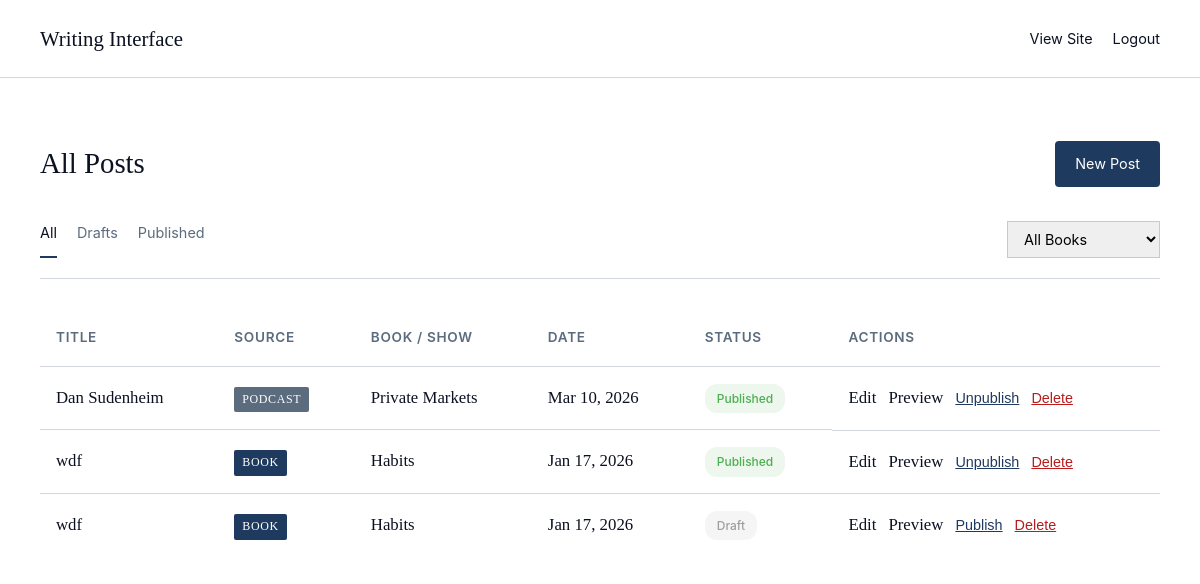
The page /write/ (signed in) on the database its author committed.
### blog/models.py (models this page shows, shortened)
class Post(models.Model):
    title = models.CharField(max_length=300)
    slug = models.SlugField(unique=True, blank=True, max_length=300)
    author = models.ForeignKey(
        Author, on_delete=models.CASCADE, related_name='posts', null=True, blank=True
    )
    book = models.ForeignKey(Book, on_delete=models.CASCADE, related_name='posts')
    series_order = models.IntegerField(
        null=True,
        blank=True,
        help_text="Chapter or episode number within the book/podcast series.",
    )
    publish_date = models.DateField()
    points = models.JSONField(default=list)  # List of dicts: [{"title": "...", "text": "..."}]
    commentary = models.TextField()
    guests = models.ManyToManyField(Guest, related_name='posts', blank=True)
    tags = models.ManyToManyField(Tag, related_name='posts', blank=True)
    is_published = models.BooleanField(default=False)
    is_draft = models.BooleanField(default=True)
    created_at = models.DateTimeField(auto_now_add=True)
    updated_at = models.DateTimeField(auto_now=True)
    class Meta:
        ordering = ['-publish_date']

class Book(models.Model):
    SOURCE_TYPES = [
        ('book', 'Book'),
        ('podcast', 'Podcast'),
        ('essay', 'Essay'),
        ('other', 'Other')
    ]
    STATUS_CHOICES = [
        ('in_progress', 'In Progress'),
        ('up_next', 'Up Next'),
        ('complete', 'Complete'),
    ]
    title = models.CharField(max_length=300)
    slug = models.SlugField(unique=True, blank=True, max_length=300)
    author = models.ForeignKey(
        Author, on_delete=models.CASCADE, related_name='books', null=True, blank=True
    )
    description = models.TextField(blank=True)  # Italic description for series page
    source_type = models.CharField(max_length=50, choices=SOURCE_TYPES, default='book')
    is_series = models.BooleanField(default=False)  # Can have multiple posts
    status = models.CharField(max_length=20, choices=STATUS_CHOICES, default='in_progress')
    created_at = models.DateTimeField(auto_now_add=True)
    class Meta:
        ordering = ['title']

### blog/views.py (the view)
# urls.py: path('write/', views.write_dashboard, name='write_dashboard'),
@superuser_required
def write_dashboard(request):
    posts = Post.objects.all().order_by('-updated_at')
    filter_type = request.GET.get('filter', 'all')
    book_filter = request.GET.get('book')
    if filter_type == 'drafts':
        posts = posts.filter(is_draft=True)
    elif filter_type == 'published':
        posts = posts.filter(is_published=True)
    if book_filter:
        posts = posts.filter(book__slug=book_filter)
    books = Book.objects.all().order_by('title')
    context = {
        'posts': posts,
        'books': books,
        'filter_type': filter_type,
        'book_filter': book_filter,
    }
    return render(request, 'blog/write/dashboard.html', context)

### blog/views.py (called while the page is built)
def superuser_required(view_func):
    @wraps(view_func)
    def _wrapped_view(request, *args, **kwargs):
        if not request.user.is_authenticated:
            return redirect('write_login')
        if not request.user.is_superuser:
            return HttpResponseForbidden("Access denied. Only superusers can access this page.")
        return view_func(request, *args, **kwargs)
    return _wrapped_view

### blog/templates/blog/write/dashboard.html (shortened to what this page needs)
{% extends 'blog/write/base_write.html' %}
{% block content %}
<div class="write-dashboard">
    <div class="dashboard-header">
        <h2>All Posts</h2>
        <a href="{% url 'post_editor_new' %}" class="btn btn-primary">New Post</a>
    </div>
    <div class="dashboard-filters">
        <div class="filter-tabs">
            <a href="?filter=all" class="tab {% if filter_type == 'all' %}active{% endif %}">All</a>
            <a href="?filter=drafts" class="tab {% if filter_type == 'drafts' %}active{% endif %}">Drafts</a>
            <a href="?filter=published" class="tab {% if filter_type == 'published' %}active{% endif %}">Published</a>
        </div>
        <div class="book-filter">
            <select onchange="window.location.href='?filter={{ filter_type }}&book=' + this.value">
                <option value="">All Books</option>
            </select>
        </div>
    </div>
    <div class="posts-table">
        <table>
            <thead>
                <tr>
                    <th>Title</th>
                    <th>Source</th>
                    <th>Book / Show</th>
                    <th>Date</th>
                    <th>Status</th>
                    <th>Actions</th>
                </tr>
            </thead>
            <tbody>
                {% for post in posts %}
                <tr>
                    <td>
                        <a href="{% url 'post_editor' post.id %}">{{ post.title|default:"Untitled" }}</a>
                    </td>
                    <td><span class="source-type-badge {{ post.book.source_type }}">{{ post.book.get_source_type_display }}</span></td>
                    <td>{{ post.book.title }}</td>
                    <td>{{ post.publish_date|date:"M d, Y" }}</td>
                    <td>
                        {% if post.is_published %}
                        <span class="status-badge published">Published</span>
                        {% else %}
                        <span class="status-badge draft">Draft</span>
                        {% endif %}
                    </td>
                    <td class="actions">
                        <a href="{% url 'post_editor' post.id %}">Edit</a>
                        <a href="{% url 'post_preview' post.id %}">Preview</a>
                        {% if post.is_published %}
                        <form method="post" action="{% url 'post_unpublish' post.id %}" style="display:inline;">
                            <button type="submit" class="btn-link">Unpublish</button>
                        </form>
                        {% else %}
                        <form method="post" action="{% url 'post_publish' post.id %}" style="display:inline;">
                            <button type="submit" class="btn-link">Publish</button>
                        </form>
                        {% endif %}
                        <form method="post" action="{% url 'post_delete' post.id %}" style="display:inline;" class="form-delete-post" onsubmit="return confirm('Delete this post? This cannot be undone.');">
                            <button type="submit" class="btn-link btn-link-danger">Delete</button>
                        </form>
                    </td>
                </tr>
                {% empty %}
                <tr>
                    <td colspan="6" class="empty-state">No posts yet. <a href="{% url 'post_editor_new' %}">Create your first post</a></td>
                </tr>
                {% endfor %}
            </tbody>
        </table>
    </div>
</div>
{% endblock %}

### blog/static/blog/css/style.css (style rules this page uses)
:root { --bg-color: #ffffff; --text-color: #0b1120; --accent-color: #1e3a5f; --accent-hover: #0f2942; --meta-color: #5a6c7d; --date-color: #3d4f5f; --border-color: rgba(30, 58, 95, 0.2); }
* { margin: 0; padding: 0; box-sizing: border-box; }
body { font-family: Georgia, Garamond, serif; background-color: var(--bg-color); color: var(--text-color); line-height: 1.8; font-size: 1.05rem; }
.tab { font-family: -apple-system, BlinkMacSystemFont, sans-serif; font-size: 0.9rem; color: var(--meta-color); text-decoration: none; padding-bottom: 10px; border-bottom: 2px solid transparent; transition: all 0.2s; }
.tab.active, .tab:hover { color: var(--text-color); border-bottom-color: var(--accent-color); }
.write-interface { background: var(--bg-color); }
.write-dashboard { padding: 20px 0; }
.dashboard-header { display: flex; justify-content: space-between; align-items: center; margin-bottom: 30px; }
.dashboard-header h2 { font-size: 1.8rem; font-weight: normal; }
.dashboard-filters { display: flex; justify-content: space-between; align-items: center; margin-bottom: 30px; padding-bottom: 20px; border-bottom: 1px solid var(--border-color); }
.filter-tabs { display: flex; gap: 20px; }
.book-filter select { padding: 8px 12px; border: 1px solid var(--border-color); font-family: -apple-system, BlinkMacSystemFont, sans-serif; font-size: 0.9rem; }
.posts-table { background: white; border-radius: 4px; overflow: hidden; }
.posts-table table { width: 100%; border-collapse: collapse; }
.posts-table th { text-align: left; padding: 16px; background: var(--bg-color); font-family: -apple-system, BlinkMacSystemFont, sans-serif; font-size: 0.85rem; text-transform: uppercase; letter-spacing: 0.05em; font-weight: 600; color: var(--meta-color); }
.posts-table td { padding: 16px; border-top: 1px solid var(--border-color); }
.posts-table td a { color: var(--text-color); text-decoration: none; }
.status-badge { display: inline-block; padding: 4px 12px; border-radius: 12px; font-size: 0.75rem; font-family: -apple-system, BlinkMacSystemFont, sans-serif; font-weight: 500; }
.status-badge.published { background: rgba(76, 175, 80, 0.1); color: #4caf50; }
.status-badge.draft { background: rgba(158, 158, 158, 0.1); color: #9e9e9e; }
.source-type-badge { display: inline-block; padding: 2px 8px; font-size: 0.75rem; text-transform: uppercase; letter-spacing: 0.05em; border-radius: 2px; background: var(--accent-color); color: white; }
.source-type-badge.podcast { background: var(--meta-color); }
.actions { display: flex; gap: 12px; }
.btn-link { background: none; border: none; color: var(--accent-color); cursor: pointer; font-size: 0.9rem; text-decoration: underline; padding: 0; }
.btn-link-danger { color: #b91c1c; }
.btn { padding: 10px 20px; border: none; border-radius: 4px; font-family: -apple-system, BlinkMacSystemFont, sans-serif; font-size: 0.9rem; cursor: pointer; transition: all 0.2s; text-decoration: none; display: inline-block; }
.btn-primary { background: var(--accent-color); color: white; }

### rows shown on the page
Post: title "Dan Sudenheim", book.source_type "PODCAST", book "Private Markets", publish_date "Mar 10, 2026", is_published "Published"
Post: title "wdf", book.source_type "BOOK", book "Habits", publish_date "Jan 17, 2026", is_published "Published"
Post: title "wdf", book.source_type "BOOK", book "Habits", publish_date "Jan 17, 2026", is_published "Draft"
